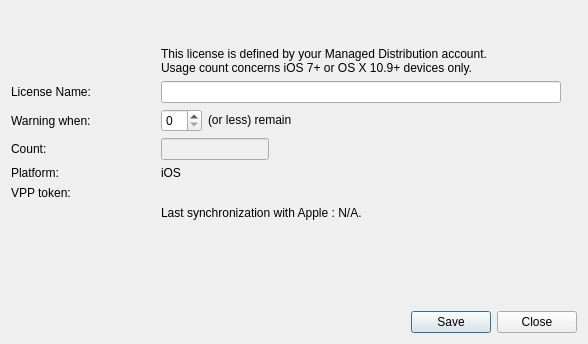
<?xml version="1.0" encoding="UTF-8"?>
<ui version="4.0">
 <class>VPPLicenseDlg</class>
 <widget class="QDialog" name="VPPLicenseDlg">
  <property name="geometry">
   <rect>
    <x>0</x>
    <y>0</y>
    <width>588</width>
    <height>344</height>
   </rect>
  </property>
  <property name="windowTitle">
   <string>Dialog</string>
  </property>
  <layout class="QVBoxLayout" name="verticalLayout">
   <item>
    <layout class="QFormLayout" name="formLayout">
     <property name="fieldGrowthPolicy">
      <enum>QFormLayout::FieldsStayAtSizeHint</enum>
     </property>
     <item row="0" column="0">
      <layout class="QHBoxLayout" name="horizontalLayout_2">
       <item>
        <spacer name="horizontalSpacer">
         <property name="orientation">
          <enum>Qt::Horizontal</enum>
         </property>
         <property name="sizeHint" stdset="0">
          <size>
           <width>40</width>
           <height>20</height>
          </size>
         </property>
        </spacer>
       </item>
       <item>
        <widget class="QLabel" name="image">
         <property name="sizePolicy">
          <sizepolicy hsizetype="Fixed" vsizetype="Fixed">
           <horstretch>0</horstretch>
           <verstretch>0</verstretch>
          </sizepolicy>
         </property>
         <property name="minimumSize">
          <size>
           <width>64</width>
           <height>64</height>
          </size>
         </property>
         <property name="text">
          <string/>
         </property>
        </widget>
       </item>
       <item>
        <spacer name="horizontalSpacer_2">
         <property name="orientation">
          <enum>Qt::Horizontal</enum>
         </property>
         <property name="sizeHint" stdset="0">
          <size>
           <width>40</width>
           <height>20</height>
          </size>
         </property>
        </spacer>
       </item>
      </layout>
     </item>
     <item row="0" column="1">
      <widget class="QLabel" name="label_3">
       <property name="sizePolicy">
        <sizepolicy hsizetype="MinimumExpanding" vsizetype="Preferred">
         <horstretch>0</horstretch>
         <verstretch>0</verstretch>
        </sizepolicy>
       </property>
       <property name="minimumSize">
        <size>
         <width>400</width>
         <height>0</height>
        </size>
       </property>
       <property name="text">
        <string>This license is defined by your Managed Distribution account.
Usage count concerns iOS 7+ or OS X 10.9+ devices only.</string>
       </property>
       <property name="alignment">
        <set>Qt::AlignBottom|Qt::AlignLeading|Qt::AlignLeft</set>
       </property>
       <property name="wordWrap">
        <bool>true</bool>
       </property>
      </widget>
     </item>
     <item row="3" column="0">
      <widget class="QLabel" name="label">
       <property name="sizePolicy">
        <sizepolicy hsizetype="Fixed" vsizetype="Preferred">
         <horstretch>0</horstretch>
         <verstretch>0</verstretch>
        </sizepolicy>
       </property>
       <property name="text">
        <string>License Name:</string>
       </property>
      </widget>
     </item>
     <item row="3" column="1">
      <widget class="QLineEdit" name="name">
       <property name="sizePolicy">
        <sizepolicy hsizetype="Preferred" vsizetype="Fixed">
         <horstretch>0</horstretch>
         <verstretch>0</verstretch>
        </sizepolicy>
       </property>
       <property name="minimumSize">
        <size>
         <width>400</width>
         <height>0</height>
        </size>
       </property>
       <property name="maximumSize">
        <size>
         <width>500</width>
         <height>16777215</height>
        </size>
       </property>
       <property name="text">
        <string/>
       </property>
       <property name="placeholderText">
        <string/>
       </property>
      </widget>
     </item>
     <item row="4" column="0">
      <widget class="QLabel" name="label_5">
       <property name="sizePolicy">
        <sizepolicy hsizetype="Fixed" vsizetype="Preferred">
         <horstretch>0</horstretch>
         <verstretch>0</verstretch>
        </sizepolicy>
       </property>
       <property name="text">
        <string>Warning when:</string>
       </property>
      </widget>
     </item>
     <item row="4" column="1">
      <layout class="QHBoxLayout" name="horizontalLayout">
       <item>
        <widget class="QSpinBox" name="watermark"/>
       </item>
       <item>
        <widget class="QLabel" name="label_6">
         <property name="sizePolicy">
          <sizepolicy hsizetype="Fixed" vsizetype="Fixed">
           <horstretch>0</horstretch>
           <verstretch>0</verstretch>
          </sizepolicy>
         </property>
         <property name="text">
          <string>(or less) remain</string>
         </property>
        </widget>
       </item>
      </layout>
     </item>
     <item row="5" column="0">
      <widget class="QLabel" name="label_2">
       <property name="sizePolicy">
        <sizepolicy hsizetype="Fixed" vsizetype="Preferred">
         <horstretch>0</horstretch>
         <verstretch>0</verstretch>
        </sizepolicy>
       </property>
       <property name="text">
        <string>Count:</string>
       </property>
      </widget>
     </item>
     <item row="5" column="1">
      <widget class="QLineEdit" name="count">
       <property name="enabled">
        <bool>false</bool>
       </property>
       <property name="alignment">
        <set>Qt::AlignRight|Qt::AlignTrailing|Qt::AlignVCenter</set>
       </property>
       <property name="readOnly">
        <bool>false</bool>
       </property>
      </widget>
     </item>
     <item row="6" column="0">
      <widget class="QLabel" name="label_4">
       <property name="text">
        <string>Platform:</string>
       </property>
      </widget>
     </item>
     <item row="6" column="1">
      <widget class="QLabel" name="platform">
       <property name="text">
        <string>iOS</string>
       </property>
      </widget>
     </item>
     <item row="7" column="0">
      <widget class="QLabel" name="label_7">
       <property name="text">
        <string>VPP token:</string>
       </property>
      </widget>
     </item>
     <item row="7" column="1">
      <widget class="QLabel" name="tokenName">
       <property name="minimumSize">
        <size>
         <width>10</width>
         <height>0</height>
        </size>
       </property>
       <property name="text">
        <string/>
       </property>
      </widget>
     </item>
     <item row="9" column="1">
      <widget class="QLabel" name="lastSyncWithApple">
       <property name="text">
        <string>Last synchronization with Apple : N/A.</string>
       </property>
      </widget>
     </item>
    </layout>
   </item>
   <item>
    <spacer name="verticalSpacer">
     <property name="orientation">
      <enum>Qt::Vertical</enum>
     </property>
     <property name="sizeHint" stdset="0">
      <size>
       <width>20</width>
       <height>40</height>
      </size>
     </property>
    </spacer>
   </item>
   <item>
    <widget class="QDialogButtonBox" name="buttonBox">
     <property name="orientation">
      <enum>Qt::Horizontal</enum>
     </property>
     <property name="standardButtons">
      <set>QDialogButtonBox::Close|QDialogButtonBox::Save</set>
     </property>
    </widget>
   </item>
  </layout>
 </widget>
 <tabstops>
  <tabstop>name</tabstop>
  <tabstop>watermark</tabstop>
  <tabstop>count</tabstop>
  <tabstop>buttonBox</tabstop>
 </tabstops>
 <resources/>
 <connections>
  <connection>
   <sender>buttonBox</sender>
   <signal>accepted()</signal>
   <receiver>VPPLicenseDlg</receiver>
   <slot>accept()</slot>
   <hints>
    <hint type="sourcelabel">
     <x>248</x>
     <y>254</y>
    </hint>
    <hint type="destinationlabel">
     <x>157</x>
     <y>274</y>
    </hint>
   </hints>
  </connection>
  <connection>
   <sender>buttonBox</sender>
   <signal>rejected()</signal>
   <receiver>VPPLicenseDlg</receiver>
   <slot>reject()</slot>
   <hints>
    <hint type="sourcelabel">
     <x>316</x>
     <y>260</y>
    </hint>
    <hint type="destinationlabel">
     <x>286</x>
     <y>274</y>
    </hint>
   </hints>
  </connection>
 </connections>
</ui>
